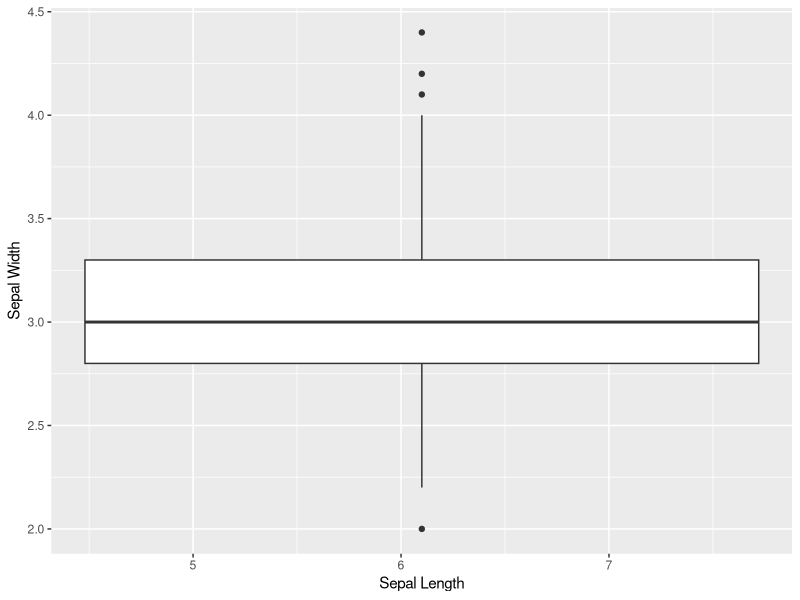

Write R code to recreate this figure.
# loaded data - kylie
iris_data <- data.frame(iris)

# data viz - maddie
library(ggplot2)
ggplot(iris_data, aes(x=Sepal.Length, y=Sepal.Width)) + geom_boxplot() + xlab("Sepal Length") + ylab("Sepal Width")

# labels - claire


# title - emma
